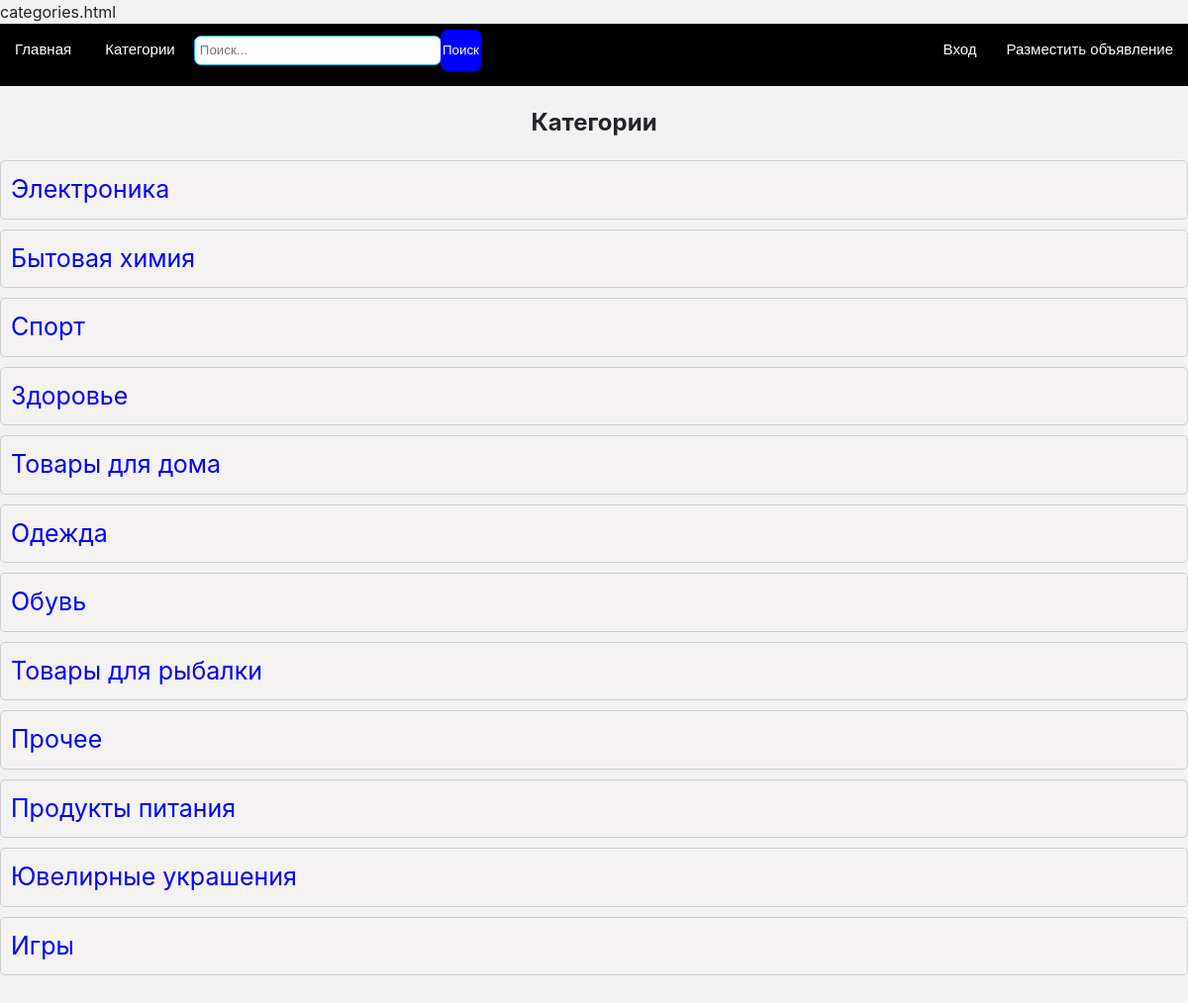
Page /categories/ on the committed database.
### site_ad/models.py (models this page shows, shortened)
class Category(models.Model):
    name = models.CharField(max_length=100)
    alias = models.CharField(max_length=25)

### site_ad/views.py (the view)
# urls.py: path('categories/', views.categories, name='categories'),
def categories(request):
    categories = Category.objects.all()
    return render(request, 'categories.html', {'categories': categories})

### site_ad/templates/categories.html (shortened to what this page needs)
{% extends 'base.html' %}
{% block content %}
  <h2 style="text-align:center">Категории</h2>
  <ul id="category-list">
    {% for category in categories %}
      <li class="category" onclick="showProducts('{{ category.alias }}')">{{ category.name }}</li>
    {% endfor %}
  </ul>
{% endblock %}

### site_ad/static/styles.css (style rules this page uses)
body { margin:0; font-family:-apple-system,BlinkMacSystemFont,"Segoe UI",Roboto,"Helvetica Neue",Arial,sans-serif,"Apple Color Emoji","Segoe UI Emoji","Segoe UI Symbol"; font-size:1rem; font-weight:400; line-height:1.5; color:#212529; background-color:#F2F2F2; overflow-y: auto; }
.category { display: block; padding: 10px; font-size: 25px; color: blue; text-decoration: none; border: 1px solid #ccc; border-radius: 5px; background-color: #f4f2f2; cursor: pointer; }
#category-list { list-style-type: none; padding: 0; }
#category-list li { margin-bottom: 10px; }

### rows in the picture
Category: name "Электроника"
Category: name "Бытовая химия"
Category: name "Спорт"
Category: name "Здоровье"
Category: name "Товары для дома"
Category: name "Одежда"
Category: name "Обувь"
Category: name "Товары для рыбалки"
Category: name "Прочее"
Category: name "Продукты питания"
Category: name "Ювелирные украшения"
Category: name "Игры"
